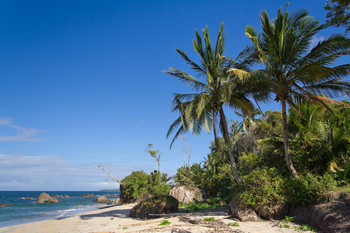
#> input picture images/beach.png, 350 x 233 px
$ python 07c_color2D_histogram.py
#> lines starting #> are read from the running program, lines starting #| are printed output that depends on the picture
from matplotlib import pyplot as plt
import numpy as np
import cv2

path = "../images/beach.png"
image = cv2.imread(path)
#> image is the input picture: shape (233, 350, 3); mean B, G, R 136, 110.4, 78.6
cv2.imshow("Original", image)

chans = cv2.split(image)
colors = ("b", "g", "r")

fig = plt.figure()

## Plot a 2D color histogram for green and blue
ax = fig.add_subplot(131)
hist = cv2.calcHist([chans[1], chans[0]], [0, 1], None, [32, 32], [0, 256, 0, 256])
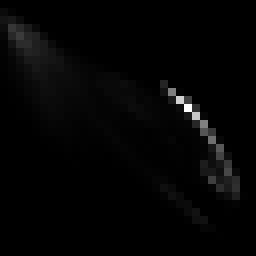
#> hist: shape (32, 32) float32 (shown 8 times larger); min 0, max 4300, mean 79.6; drawn with min black and max white
p = ax.imshow(hist, interpolation = "nearest")
ax.set_title("2D for G and B")
plt.colorbar(p)

ax = fig.add_subplot(132)
hist = cv2.calcHist([chans[1], chans[2]], [0, 1], None, [32, 32], [0, 256, 0, 256])
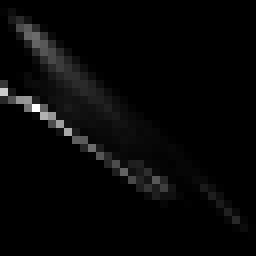
#> hist: shape (32, 32) float32 (shown 8 times larger); min 0, max 2800, mean 79.6; drawn with min black and max white
p = ax.imshow(hist, interpolation = "nearest")
ax.set_title("2D for G and R")
plt.colorbar(p)

ax = fig.add_subplot(133)
hist = cv2.calcHist([chans[0], chans[2]], [0, 1], None, [32, 32], [0, 256, 0, 256])
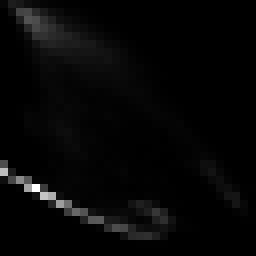
#> hist: shape (32, 32) float32 (shown 8 times larger); min 0, max 2991, mean 79.6; drawn with min black and max white
p = ax.imshow(hist, interpolation = "nearest")
ax.set_title("2D for B and R")
plt.colorbar(p)

print("2D histogram shape: {}, with {} values".format(
    hist.shape, hist.flatten().shape[0]))
#| 2D histogram shape: (32, 32), with 1024 values

plt.savefig("output/histogram2D.jpg")
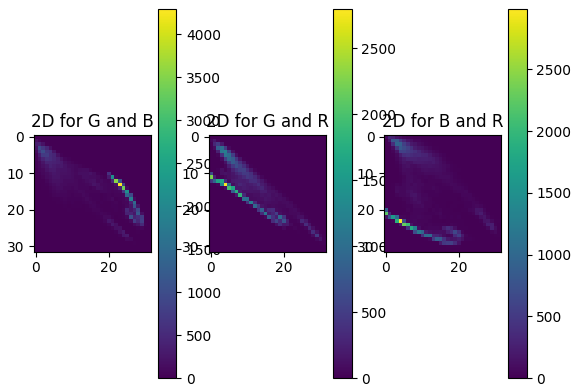
#> figure drawn by matplotlib, 6 panels
plt.show()

$ run again, with images/coins.png copied over images/beach.png
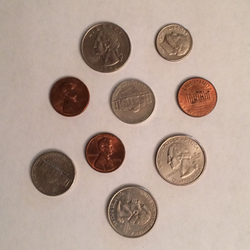
#> input picture images/coins.png, 250 x 250 px
#> image is the input picture: shape (250, 250, 3); mean B, G, R 147.7, 159.9, 180.7
#> `hist = cv2.calcHist([chans[1], chans[2]], [0, 1], None, [32, 32], [0, ..`:
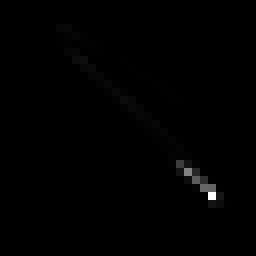
#> hist: shape (32, 32) float32 (shown 8 times larger); min 0, max 12550, mean 61; drawn with min black and max white
#| 2D histogram shape: (32, 32), with 1024 values

$ run again, with images/wave.png copied over images/beach.png
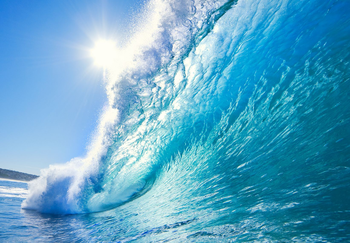
#> input picture images/wave.png, 350 x 243 px
#> image is the input picture: shape (243, 350, 3); mean B, G, R 199.1, 166.5, 93.5
#> `hist = cv2.calcHist([chans[1], chans[2]], [0, 1], None, [32, 32], [0, ..`:
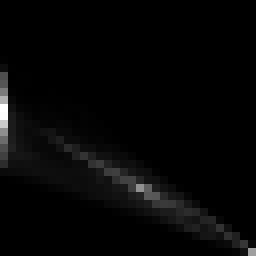
#> hist: shape (32, 32) float32 (shown 8 times larger); min 0, max 3408, mean 83.1; drawn with min black and max white
#> `hist = cv2.calcHist([chans[0], chans[2]], [0, 1], None, [32, 32], [0, ..`:
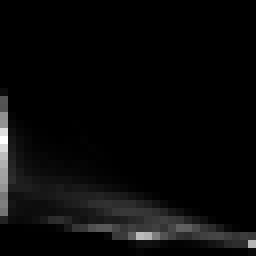
#> hist: shape (32, 32) float32 (shown 8 times larger); min 0, max 2330, mean 83.1; drawn with min black and max white
#| 2D histogram shape: (32, 32), with 1024 values
